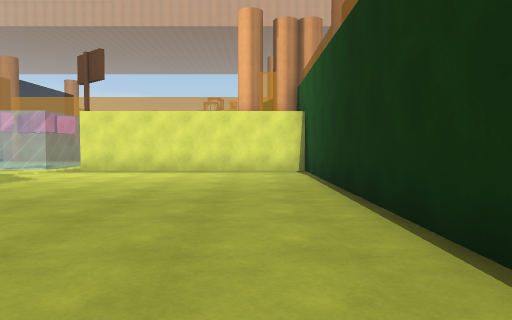
view 1 (above)

16 first-person views from a walk through a 3-D level made in the Unity game engine. The camera is 1.2 m above the floor, tilts 2° down and sees 70° across. The floor is counted in squares, 2 m on a side. Each view is taken from the middle of a square. On the plan, view 1 faces up. The plan holds only what a view shows up to about 10 squares ahead; the rest is blank. The place goes on beyond the plan. The player character is not drawn.

view 2
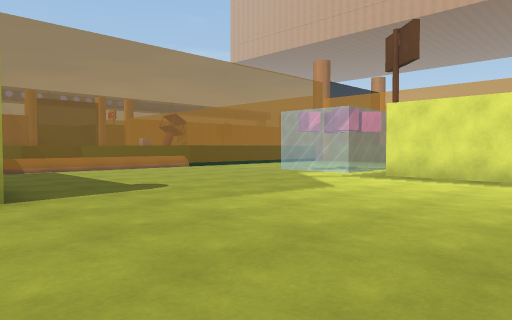

view 3
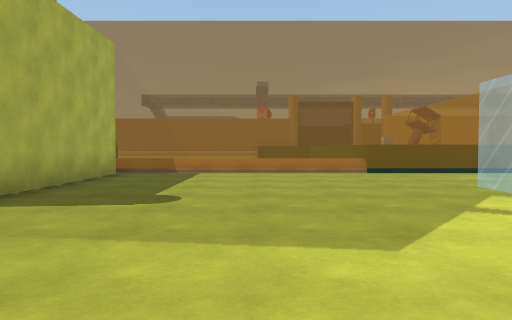

view 4
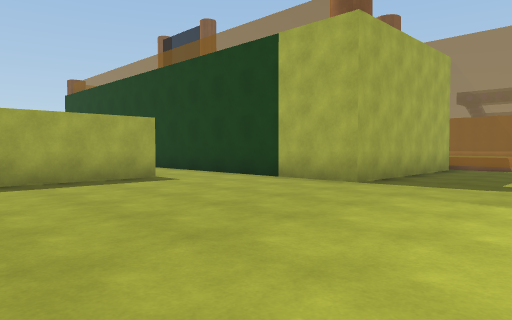

view 5
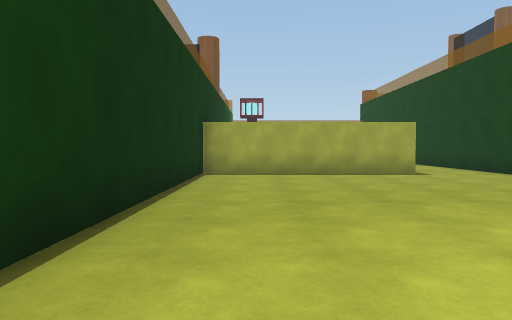

view 6
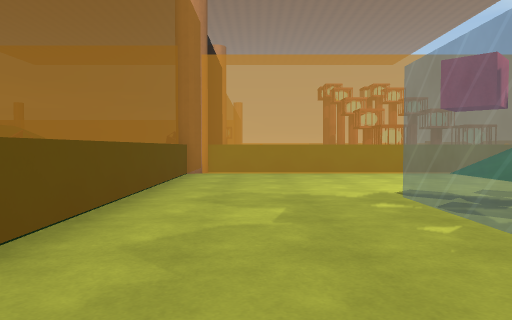

view 7
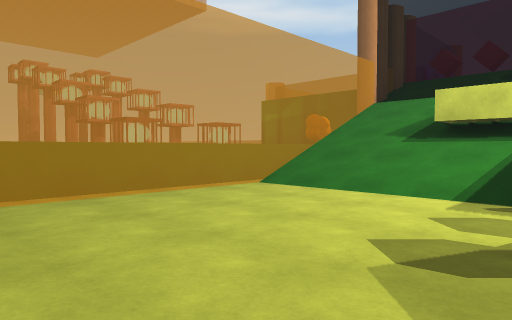

view 8
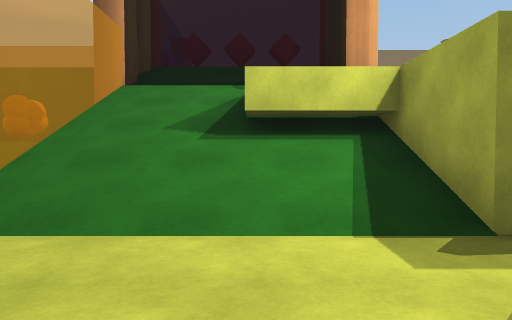

view 9
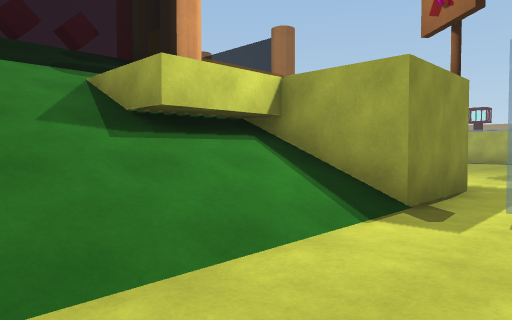

view 10
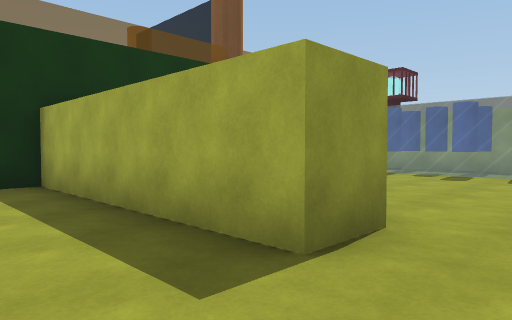

view 11
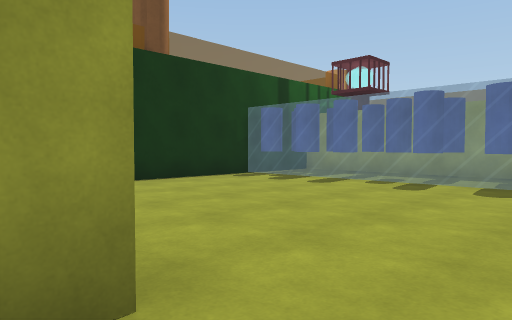

view 12
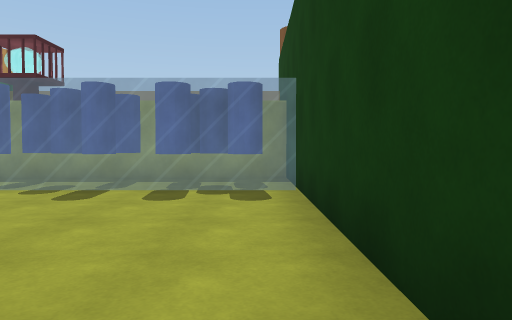

view 13
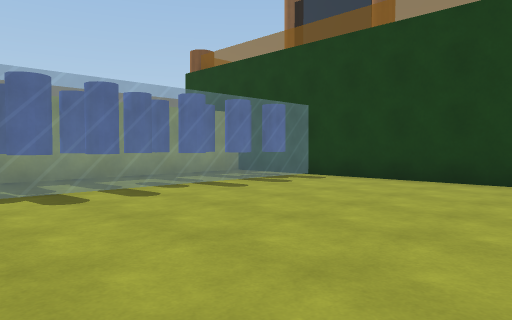

view 14
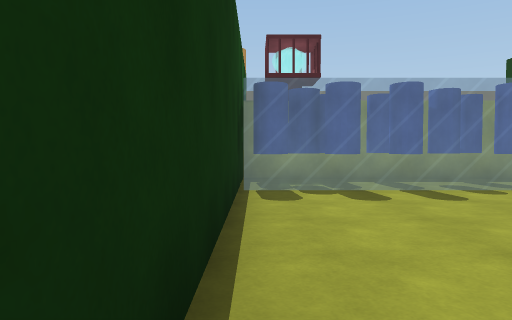

view 15
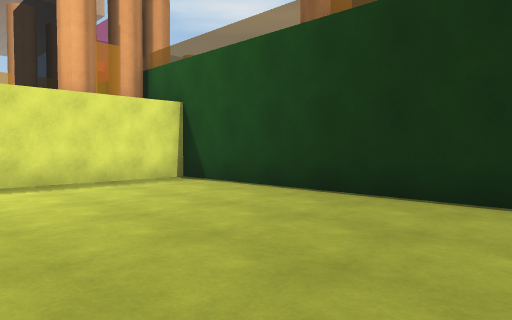

view 16
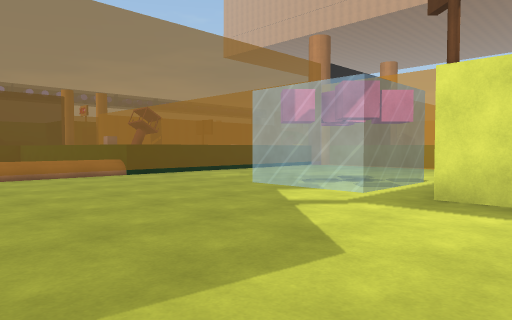

### Floor plan
Key: @ floor where view 1 was taken; # wall or solid block; . main floor; : floor 3 m higher than the main floor; / step, stairs or slope; = window, fence, low wall or low ledge; ^ raised ledge; C orange cylinder; R red cube; O other object.
Columns run from 13 left of view 1 to 2 right of it. Each row starts with its distance up from view 1.
 18              O^
 17              O^
 16   ^#^^^^^^#  ##C
 15   ^......////#^^
 14   ^......//// ^R
 13   ^......//// ^R
 12   ^......//    R
 11   ^...OO.::  ##
 10   ^...OO.:     ^
  9 ^^^............#
  8   =............#
  7   =............#
  6   =............#
  5   =............#
  4   =............#
  3   =............#
  2   #####C.......#
  1       ##.......#
  0        #.....@.#
 -1        #..######
 -2        #.......#
 -3        #.......#
 -4        #.......#
 -5        #.......#
 -6        #.......#
 -7        #OOO=OOO
 -8        # OOOOOO
 -9        #======#

Positions as (right, up) in squares from view 1, and headings:
1: (0, 0), facing up
2: (-1, 2), facing up-left
3: (-2, 6), facing left
4: (0, 6), facing down-left
5: (0, 8), facing down
6: (-9, 7), facing up
7: (-9, 11), facing up-right
8: (-7, 13), facing right
9: (-6, 15), facing down-right
10: (-5, 1), facing down-right
11: (-5, -1), facing down-right
12: (-5, -2), facing down
13: (1, -2), facing down-left
14: (1, -2), facing down
15: (-3, 3), facing up-right
16: (-3, 5), facing up-left
